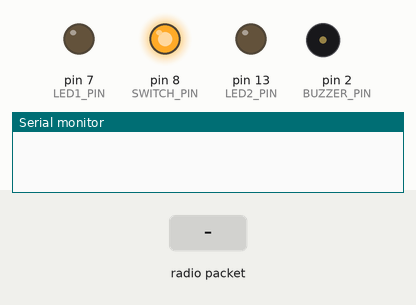
Bench run of a sketch on a simulated Arduino Uno, built with avr-gcc and run on an emulated ATmega328P. On the bench: output pins drawn as LEDs (lit = HIGH), buzzer (waves = sounding), the last lines printed to the serial monitor. The test bench sets the inputs (shaded band). No radio packets arrive unless stated.

Above: at 1.2 s.
1.3 s: radio packet "1" arrives
At 1.7 s:
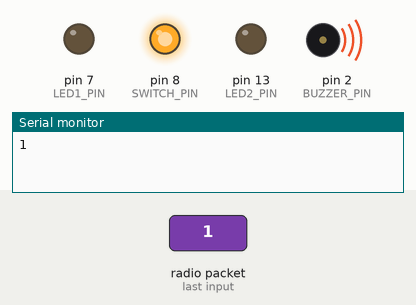
At 10.0 s:
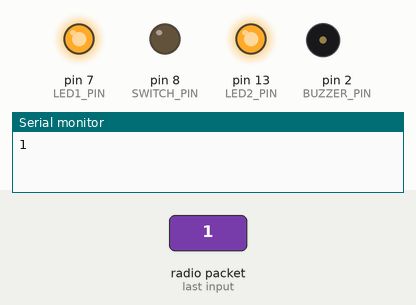
Timing chart, 0 to 10.3 s (numbered marks = the images above; inputs shaded):
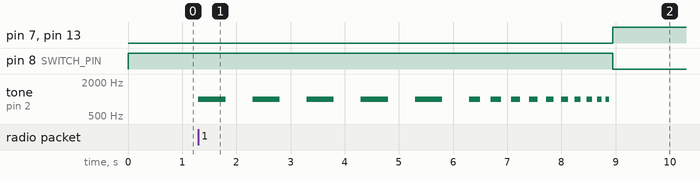

Measured:
- after the input at 1.3 s, pin 7 (LED1_PIN), pin 13 (LED2_PIN): LOW → HIGH after 7.7 s; pin 8 (SWITCH_PIN): HIGH → LOW after 7.7 s; tone on pin 2 (BUZZER_PIN): plays 1000 Hz for 0.50 s, 1000 Hz for 0.50 s, 1000 Hz for 0.50 s, 1000 Hz for 0.50 s, 1000 Hz for 0.50 s, 1000 Hz for 0.20 s … (15 notes in this stretch), starting at once

The sketch:

Reciver.ino
```cpp
#include <VirtualWire.h>

#define LED1_PIN 7
#define LED2_PIN 13
#define BUZZER_PIN 2
#define SWITCH_PIN 8

const int COUNTDOWN_TIME = 5;
const int BUZZER_FREQUENCY = 1000; // Buzzer frekansı (Hz)

char message[VW_MAX_MESSAGE_LEN]; // Mesaj için tampon

void setup()
{
  pinMode(LED1_PIN, OUTPUT);
  pinMode(LED2_PIN, OUTPUT);
  pinMode(BUZZER_PIN, OUTPUT);
  pinMode(SWITCH_PIN, OUTPUT);

  Serial.begin(9600);
  vw_set_ptt_inverted(true);
  vw_set_rx_pin(11);
  vw_setup(5000);
  vw_rx_start();

  // Başlangıç durumu
  digitalWrite(LED1_PIN, LOW);
  digitalWrite(LED2_PIN, LOW);
  digitalWrite(SWITCH_PIN, HIGH);
}

void loop()
{
  uint8_t buf[VW_MAX_MESSAGE_LEN];
  uint8_t buflen = VW_MAX_MESSAGE_LEN;

  if (vw_get_message(buf, &buflen))
  {
    // Mesajın geçerliliğini kontrol et
    if (buflen > 0 && buflen < VW_MAX_MESSAGE_LEN)
    {
      // Gelen mesajı tampon dizisine kopyala
      memcpy(message, buf, buflen);
      message[buflen] = '\0'; // Mesajın sonuna null karakter ekle

      Serial.println(message); // Mesajı seri porta yazdır

      // Mesaj içeriğine göre işlem yap
      if (message[0] == '0')
      {
        noTone(BUZZER_PIN);
        digitalWrite(LED1_PIN, LOW);
        digitalWrite(LED2_PIN, LOW);
        digitalWrite(SWITCH_PIN, HIGH);
      }
      else if (message[0] == '1')
      {
        // Geri sayım süresi boyunca buzzer çal
        for (int i = COUNTDOWN_TIME; i > 0; i--)
        {
          tone(BUZZER_PIN, BUZZER_FREQUENCY);
          delay(500);
          noTone(BUZZER_PIN);
          delay(500);
        }

        // Buzzer uyarı süresi
        for (int i = 0; i < 10; i++)
        {
          tone(BUZZER_PIN, BUZZER_FREQUENCY);
          delay(200 - i * 15);
          noTone(BUZZER_PIN);
          delay(200 - i * 15);
        }

        digitalWrite(LED1_PIN, HIGH);
        digitalWrite(LED2_PIN, HIGH);
        digitalWrite(SWITCH_PIN, LOW);
        delay(2000);
      }
    }
  }
}
```
